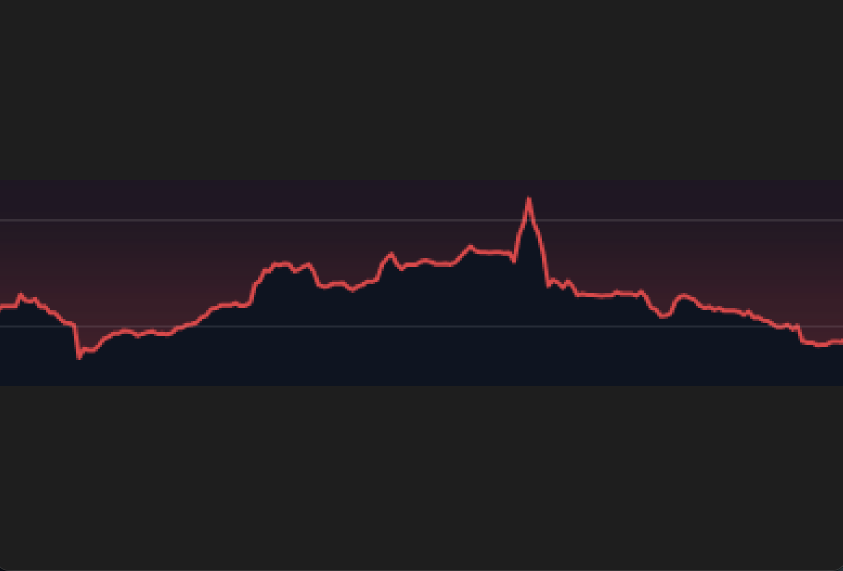
#> input picture chart.png, 1685 x 1142 px (shown at 1/2 size)
$ python pngfft.py
#> lines starting #> are read from the running program, lines starting #| are printed output that depends on the picture; after the words box and inside, x2 and y2 are one past the last pixel; in counts of white or black regions, pixels touching at a corner belong together
from PIL import Image
import numpy as np
import matplotlib.pyplot as plt

# ========================= CONFIG =========================
image_path = r"chart.png"   # <<< CHANGE THIS
sampling_rate = 40000                         # <<< Adjust if needed (for 2000 samples → 4000 Hz sampling rate)
max_freq = 250                              # Set to None to show full Nyquist, or set a number (e.g. 2000)
# ========================================================

# Load image
img = Image.open(image_path).convert('RGB')
img_array = np.array(img)

print(f"Image loaded: {img_array.shape}")
#| Image loaded: (1142, 1685, 3)

# Find red waveform
r, g, b = img_array[:,:,0], img_array[:,:,1], img_array[:,:,2]
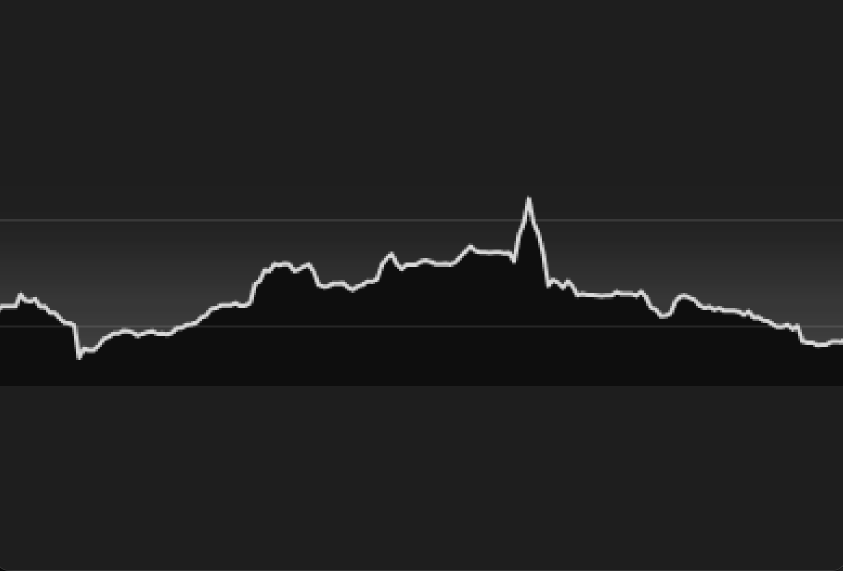
#> r: shape (1142, 1685) (shown at 1/2 size); min 2, max 218, mean 31.7
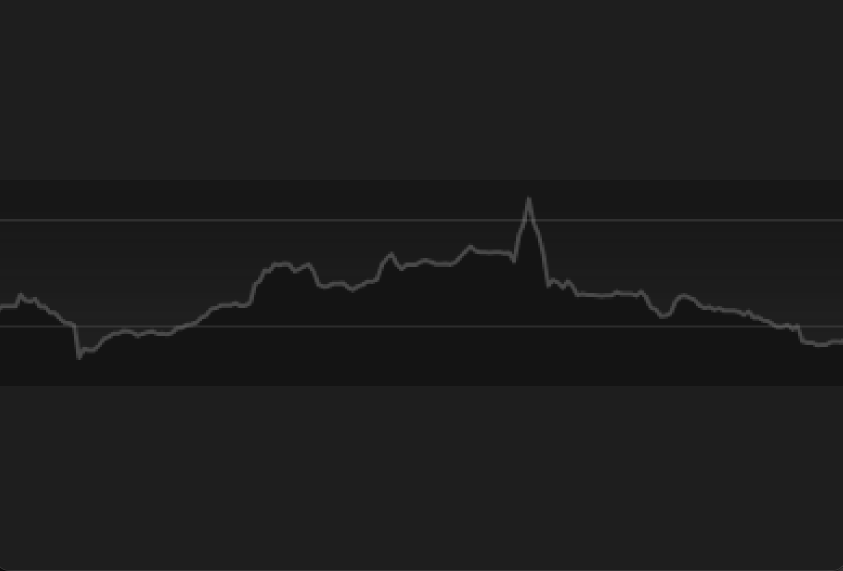
#> g: shape (1142, 1685) (shown at 1/2 size); min 3, max 89, mean 28.3
mask = (r > 180) & (g < 100) & (b < 100)
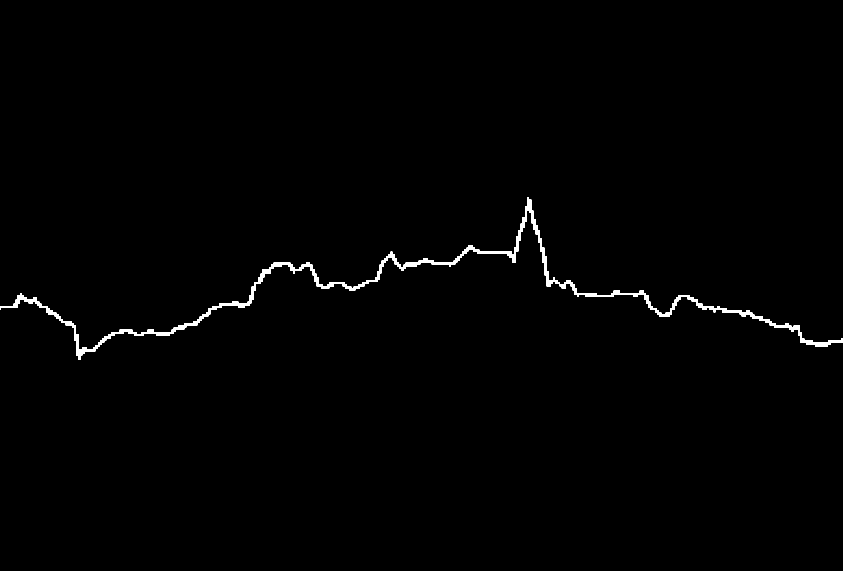
#> mask: shape (1142, 1685) bool (shown at 1/2 size); 0.76% white; 1 white region, box (x1, y1, x2, y2) and area: (0, 395, 1685, 720) 14686

height, width = mask.shape[:2]
#> height = 1142; width = 1685
y_values = np.zeros(width)
#> y_values = 1685 values from 0 to 0

for x in range(width):
    column = mask[:, x]
    if np.any(column):
        y_coords = np.where(column)[0]
        y_values[x] = np.mean(y_coords)
    else:
        y_values[x] = np.nan
#> this loop made 1685 passes
#> y_coords on passes 1 to 12: [612, 613, 614, 615, 616, 617, 618, 619], [612, 613, 614, 615], [612, 613, 614, 615], [612, 613, 614, 615], [612, 613, 614, 615], [612, 613, 614, 615], [612, 613, 614, 615], [612, 613, 614, 615], [612, 613, 614, 615], [612, 613, 614, 615], [612, 613, 614, 615], [612, 613, 614, 615]
#> after the loop, y_values = 1685 values, max 708.5 at index 157, min 407.5 at index 1054, mean 593.9

# Interpolate missing values
y_values = np.interp(np.arange(width),
                     np.where(~np.isnan(y_values))[0],
                     y_values[~np.isnan(y_values)])

# Flip Y axis
y = height - y_values
#> y = 1685 values, max 734.5 at index 1054, min 433.5 at index 157, mean 548.1

# Normalize
y = y - np.mean(y)
#> y = 1685 values, max 186.4 at index 1054, min -114.6 at index 157, mean 3.99e-14
y = y / np.max(np.abs(y))
#> y = 1685 values, max 1 at index 1054, min -0.615 at index 157, mean 2.19e-16

# ========================= FFT =========================
N = len(y)
#> N = 1685
yf = np.fft.rfft(y)
xf = np.fft.rfftfreq(N, d=1.0/sampling_rate)
#> xf = 843 values from 0 to 19988.1

amplitude = 2.0/N * np.abs(yf)
#> amplitude = 843 values, max 0.398 at index 1, min 4.19e-16 at index 0, mean 0.00226

# Limit frequency range
if max_freq is None:
    max_freq = sampling_rate / 2   # Nyquist frequency

# Find indices up to max_freq
freq_mask = xf <= max_freq
xf_plot = xf[freq_mask]
#> xf_plot = [0, 23.74, 47.48, 71.22, 94.96, 118.7, 142.4, 166.2, 189.9, 213.6, 237.4]
amp_plot = amplitude[freq_mask]
#> amp_plot = [4.19e-16, 0.398, 0.0629, 0.0792, 0.116, 0.0453, 0.0341, 0.0996, 0.02, 0.0333, 0.0621]

# ========================= PLOTTING =========================
fig, axs = plt.subplots(2, 1, figsize=(12, 8))

# Time domain
axs[0].plot(y, color='red', linewidth=1.5)
axs[0].set_title('Time Domain Waveform')
axs[0].set_xlabel('Sample')
axs[0].set_ylabel('Amplitude')
axs[0].grid(True)

# Frequency domain (limited)
axs[1].plot(xf_plot, amp_plot, color='blue', linewidth=1.5)
axs[1].set_title('Frequency Spectrum (FFT)')
axs[1].set_xlabel('Frequency (Hz)')
axs[1].set_ylabel('Amplitude')
axs[1].grid(True)

# Set x limit clearly
axs[1].set_xlim(0, max_freq)

plt.tight_layout()
plt.show()
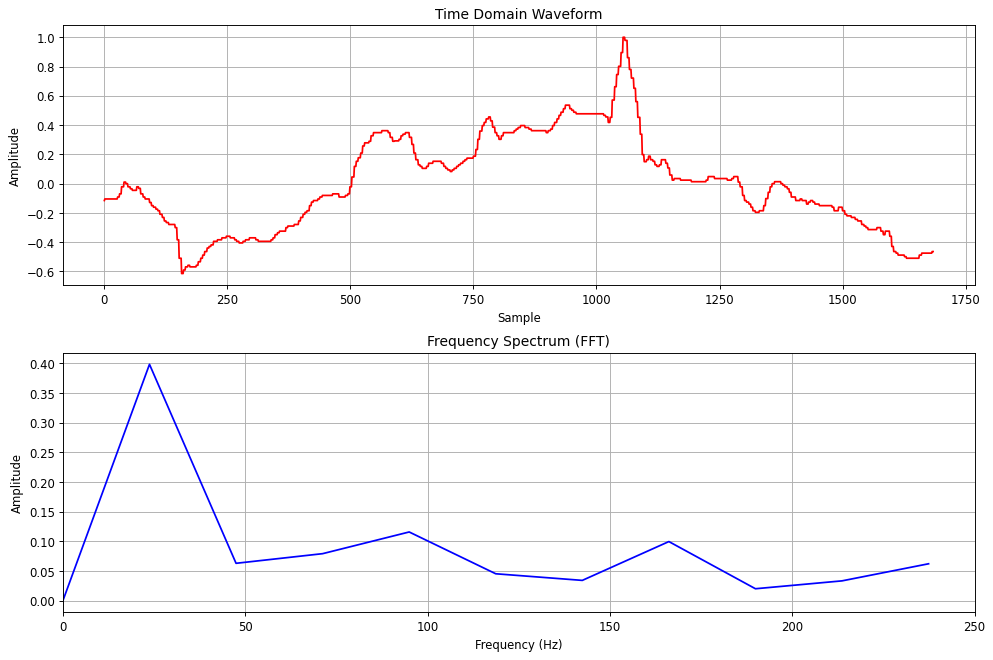
#> figure drawn by matplotlib, 2 panels; panel 1: curve peaks at x = 1054, y = 1; panel 2: curve peaks at x = 23.74, y = 0.398

# Optional: Save plot
# plt.savefig('frequency_plot_limited.png', dpi=300)
